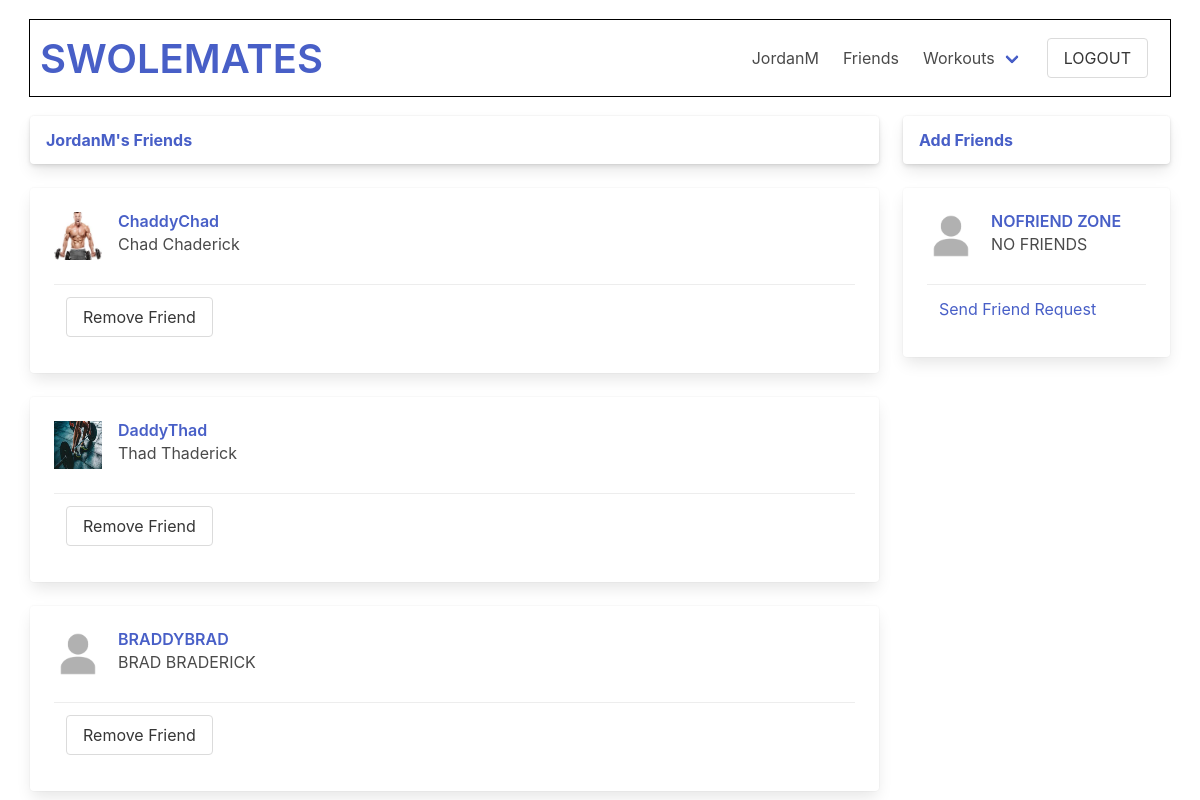
Page /swolemates/user/JordanM/friends (signed in) on the committed database.
### swolemates_app/models.py (models this page shows)
class User(models.Model):
    first_name = models.CharField(max_length = 50)
    last_name = models.CharField(max_length = 50)
    username = models.CharField(max_length=45, unique=True)
    email = models.EmailField(unique=True)
    password = models.CharField(max_length = 60)
    profile_photo = models.ImageField(default='default.png', upload_to = "images/")
    bio = models.TextField(blank=True, null=True)
    fav_exercises = models.TextField(blank=True, null=True)
    objects = UserManager()
    friends = models.ManyToManyField('self', blank=True)
    created_at = models.DateTimeField(auto_now_add=True)
    updated_at = models.DateTimeField(auto_now=True)
    def __str__(self):
        return self.username

### swolemates_app/views.py (the view)
# urls.py: path('swolemates/user/<str:username>/friends', views.friends_list),
def friends_list(request, username):
    user = User.objects.get(id=request.session['user_id'])
    profile = User.objects.get(username=username)
    user_sent_friend_requests = Friend_Request.objects.filter(sender = user)
    user_received_friend_requests = Friend_Request.objects.filter(receiver = user)
    user_sent_request_usernames = []
    user_sent_request_objects = []
    user_received_request_usernames = []
    user_received_request_objects = []
    for i in range(len(user_sent_friend_requests)):
        user_sent_request_usernames.append(user_sent_friend_requests[i].receiver)
        user_sent_request_objects.append(User.objects.get(username=user_sent_friend_requests[i].receiver))
    print(f"{user.username} has sent requests to the following users: {user_sent_request_usernames}")
    for i in range(len(user_received_friend_requests)):
        user_received_request_usernames.append(user_received_friend_requests[i].sender)
        user_received_request_objects.append(user_received_friend_requests[i].sender)
    print(f"{user.username} has received requests from the following users: {user_received_request_usernames}. Objects: {user_received_request_objects}")
    context = {
        "user": user,
        "profile": profile,
        "profile_friends": profile.friends.all(),
        "user_friends": user.friends.all(),
        "all_others": User.objects.exclude(id=user.id),
        "user_friend_requests": user_received_request_objects,
        "user_sent_requests": user_sent_request_objects
    }
    return render(request, "friends_list.html", context)

### swolemates_app/templates/friends_list.html (shortened to what this page needs)
<!DOCTYPE html>
<html lang="en">
<head>
    <link rel="stylesheet" href="https://cdn.jsdelivr.net/npm/bulma@0.9.3/css/bulma.min.css">
    {% load static %}
    <link rel="stylesheet" href="{% static 'css/lists.css' %}">
</head>
<body>
    <div id="wrapper">
        <nav class="navbar">
            <div class="navbar-brand">
                    <p class="title is-2 is-align-self-center" id="wtf"><a href="/swolemates">SWOLEMATES</a></p>
            </div>
            <div class="navbar-menu navbar-end">
                <a href="/swolemates/user/{{user.username}}" class="navbar-item">
                    {{user.username}}
                </a>
                <a href="/swolemates/user/{{user.username}}/friends" class="navbar-item">
                    Friends
                </a>
                <div class="navbar-item has-dropdown is-hoverable">
                    <a href="/swolemates/user/{{user.username}}/workouts" class="navbar-link">
                        Workouts
                    </a>
                </div>
                <div class="navbar-item">
                    <form action="/logout" method="POST">
                        <input type="submit" value="LOGOUT" class="button" id="logout">
                    </form>
                </div>
            </div>
        </nav>
    <div class="tile is-ancestor">
        <div class="tile is-parent is-9 is-vertical">
            <div class="tile is-child is-12">
                <div class="card">
                    <header class="card-header">
                        <p class="card-header-title"><a href="/swolemates/user/{{profile.username}}">{{profile.username}}'s Friends</a></p>
                    </header>
                </div>
            </div>
            {% if profile_friends %}
                {% for friend in profile_friends %}
                <div class="tile is-child is-12">
                    <div class="card">
                        <div class="card-content">
                            <div class="media">
                                <div class="media-left">
                                    <img src="/media/{{friend.profile_photo}}" alt="{{friend.username}}'s profile pic" class="image is-48x48">
                                </div>
                                <div class="media-content">
                                    <p class="title is-6"><a href="/swolemates/user/{{friend.username}}">{{ friend.username }}</a></p>
                                    <p class="subtitle is-6">{{ friend.first_name }} {{ friend.last_name }}</p>
                                </div>
                            </div>
                            {% if friend not in user_friends and friend not in user_friend_requests and friend not in user_sent_requests and friend != user %}
                                <div class="card-footer">
                                    <form action="/swolemates/friends/request/{{ person.username }}/send_request" method="POST" class="card-footer-item is-justify-content-start">
                                        {% csrf_token %}
                                        {% if person.username != "NOFRIEND ZONE" %}
                                        <input type="submit" value="Send Friend Request" class="button">
                                        {% else %}
                                            <a href="">Send Friend Request</a>
                                        {% endif %}
                                    </form>
                                </div>
                            {% elif friend != user %}
                                <div class="card-footer">
                                    <form action="/swolemates/friends/request/{{ friend.username }}/remove_friend" method="POST" class="card-footer-item is-justify-content-start is-align-self-center">
                                        <input type="submit" value="Remove Friend" class="button">
                                    </form>
                                </div>
                            {% endif %}
                            </div>
                        </div>
                </div>
                {% endfor %}
            {% endif %}
        </div>
        <div class="tile is-parent is-vertical is-align-items-flex-start">
                    <div class="tile is-child is-12">
                        <div class="card">
                            <header class="card-header">
                            <p class="card-header-title">
                                <a href="/swolemates/user/{{user.username}}/friends">Add Friends</a>
                            </p>
                            <button class="card-header-icon" aria-label="more options">
                                <span class="icon">
                                </span>
                            </button>
                            </header>
                        </div>
                    </div>
                    {% for person in all_others %}
                        {% if person not in user_friends and person not in user_friend_requests and person not in user_sent_requests %}
                        <div class="tile is-child is-12">
                                <div class="card">
                                    <div class="card-content">
                                        <div class="media">
                                            <div class="media-left">
                                                <img src="/media/{{person.profile_photo}}" alt="{{friend.username}}'s profile pic" class="image is-48x48">
                                            </div>
                                            <div class="media-content">
                                                <p class="title is-6"><a href="/swolemates/friends/{{person.username}}">{{ person.username }}</a></p>
                                                <p class="subtitle is-6">{{ person.first_name }} {{ person.last_name }}</p>
                                            </div>
                                        </div>
                                        <div class="card-footer">
                                            <form action="/swolemates/friends/request/{{ person.username }}/send_request" method="POST" class="card-footer-item is-justify-content-start">
                                                {% if person.username != "NOFRIEND ZONE" %}
                                                <input type="submit" value="Send Friend Request" class="button">
                                                {% else %}
                                                    <a href="">Send Friend Request</a>
                                                {% endif %}
                                            </form>
                                        </div>
                                    </div>
                                </div>
                        </div>
                        {% endif %}
                    {% endfor %}
        </div>
    </div>
    </div>
</body>
</html>

### swolemates_app/static/css/lists.css (style rules this page uses)
* { margin: 0px; padding: 0px; }
#wrapper { width: 95%; margin: auto; }
.is-ancestor { margin: auto; }
nav { margin: 20px auto; padding: 10px; outline: 1px solid black; }
#wtf { margin-bottom: 0px; padding-bottom: 0px; }

### rows in the picture
User: username "JordanM"
User: profile_photo (picture), username "ChaddyChad", first_name "Chad", last_name "Chaderick"
User: profile_photo (picture), username "DaddyThad", first_name "Thad", last_name "Thaderick"
User: profile_photo (placeholder picture), username "BRADDYBRAD", first_name "BRAD", last_name "BRADERICK"
User: profile_photo (placeholder picture), username "NOFRIEND ZONE", first_name "NO", last_name "FRIENDS", shows "Send Friend Request"
